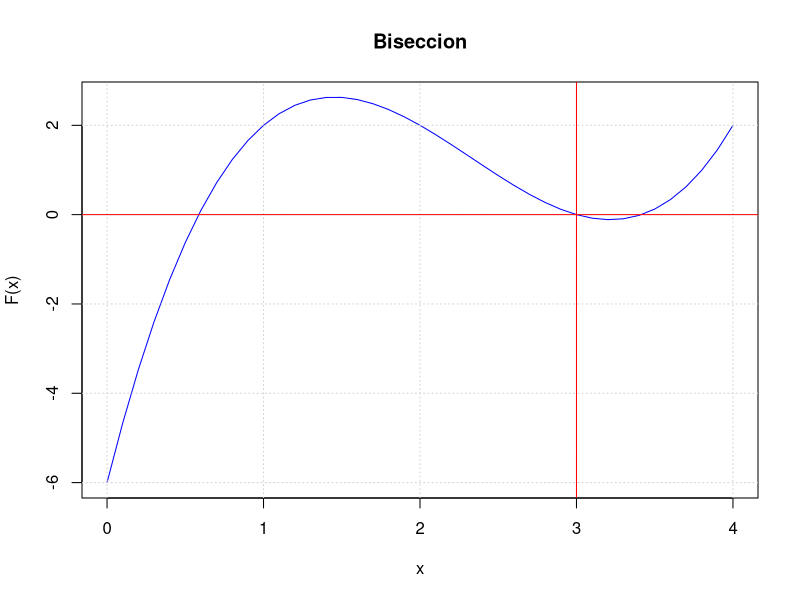

R code for this plot:
# METODO DE BISECCION

## parametros iniciales
rm(list = ls())
ecuacion<-function(x){x^3 - 7*x^2 + 14*x-6
}

##Grafica
Xg<-seq(0,4,0.1)
plot(Xg,ecuacion(Xg),type="l",col="blue",main="Biseccion"
     ,xlab = "x",ylab = "F(x)")
grid()

## Algoritmo
BS<-function(xi,xu,ecuacion,iMax,es){
  iteracion<-0
  ea<-100
  xr<-0
  
  while (ea>es&&iteracion<iMax) {
    xrOld<-xr
    xr<-(xu+xi)/2
    iteracion<-iteracion+1
    
    if (ecuacion(xr)!=0) {
      ea<-abs((xr-xrOld)/xr)*100 #%
    }
    test<-ecuacion(xi)*ecuacion(xr)
    if (test<0) {
      xu<-xr
    }else if (test>0) {
      xi<-xr
    }else{
      ea<-0
    }
  }
  abline(v=xr,h=0,col="red")
  cat("Valor aproximado de la ecuacion fue: ", xr,
      " con un error porcentual relativo de: ", ea,
      "% y ",iteracion," iteraciones \n")
  
  return(sprintf(xr, fmt = '%#.10f')) #Imprimir valores con 10 decimales de precision
}

BS(xi = 1,xu = 3.2,ecuacion = ecuacion,iMax = 100,es = 0.001)
